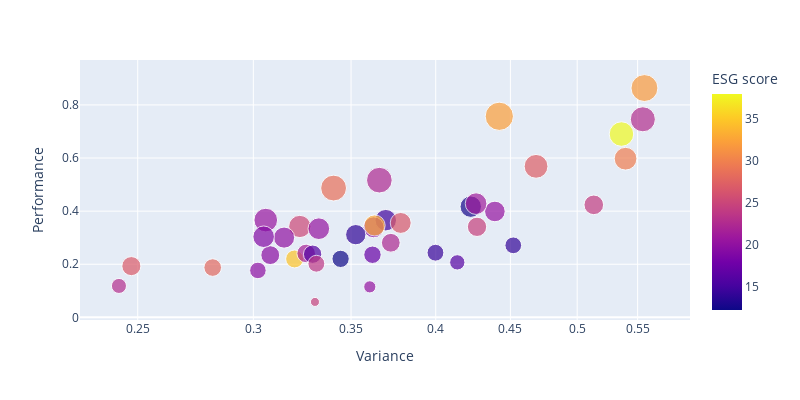

Here is the notebook cell this chart was saved with:
### Code cell
fig = px.scatter(df, x="Variance", y="Performance",
	         size="Sharpe Ratio", color="ESG score",
                 hover_name="Sector", log_x=True,width=800, height=400)

fig.show()

### Figure 1 — Plotly figure (JSON) as saved in the notebook; plotly's stock layout.template omitted (floating-point values rounded to 4 significant figures)
{"data": [{"hovertemplate": "<b>%{hovertext}</b><br><br>Variance=%{x}<br>Performance=%{y}<br>Sharpe Ratio=%{marker.size}<br>ESG score=%{marker.color}<extra></extra>", "hovertext": ["Industrial Conglomerates", "Machinery", "Healthcare", "Pharmaceuticals", "Software & Services", "Food Products", "Retailing", "Utilities", "Insurance", "Chemicals", "Real Estate", "Building Products", "Transportation", "Diversified Financials", "Electrical Equipment", "Technology Hardware", "Semiconductors", "Oil & Gas Producers", "Auto Components", "Telecommunication Services", "Containers & Packaging", "Banks", "Aerospace & Defense", "Consumer Services", "Household Products", "Commercial Services", "Food Retailers", "Homebuilders", "Media", "Traders & Distributors", "Automobiles", "Diversified Metals", "Consumer Durables", "Energy Services", "Paper & Forestry", "Construction & Engineering", "Refiners & Pipelines", "Precious Metals", "Textiles & Apparel", "Steel"], "legendgroup": "", "marker": {"color": [34.66, 25.27, 21.81, 19.68, 17.3, 26.84, 14.76, 27.96, 20.34, 26.63, 12.26, 20.09, 22.36, 19.18, 20.54, 14.0, 20.32, 38.01, 12.56, 24.69, 15.94, 24.62, 33.02, 24.28, 22.91, 19.12, 19.79, 21.23, 16.19, 22.42, 29.79, 31.94, 14.42, 22.87, 23.82, 28.7, 27.18, 20.33, 14.12, 32.25], "coloraxis": "coloraxis", "size": [0.6871, 1.06, 0.7384, 0.7608, 0.6513, 0.7798, 0.9899, 0.6667, 1.004, 0.9395, 0.6399, 0.9538, 0.7538, 0.9352, 1.197, 0.8832, 0.9082, 1.288, 0.9861, 0.1758, 0.7221, 0.7985, 0.9529, 0.8256, 0.4878, 0.9957, 0.585, 1.005, 0.5006, 1.412, 1.107, 1.553, 0.6089, 1.345, 0.6093, 1.43, 1.214, 0.3187, 0.6001, 1.712], "sizemode": "area", "sizeref": 0.004281, "symbol": "circle"}, "mode": "markers", "name": "", "orientation": "v", "showlegend": false, "type": "scatter", "x": [0.3202, 0.3228, 0.3261, 0.3081, 0.362, 0.2475, 0.3697, 0.2814, 0.3326, 0.3785, 0.3443, 0.3149, 0.3726, 0.3627, 0.3059, 0.3526, 0.4391, 0.5362, 0.4227, 0.3306, 0.3294, 0.4269, 0.3633, 0.5132, 0.2427, 0.3049, 0.3022, 0.4263, 0.4138, 0.366, 0.5396, 0.5559, 0.3998, 0.5545, 0.3314, 0.3405, 0.4686, 0.3605, 0.452, 0.4422], "xaxis": "x", "y": [0.22, 0.3423, 0.2408, 0.2344, 0.2358, 0.193, 0.366, 0.1876, 0.3339, 0.3556, 0.2203, 0.3004, 0.2809, 0.3392, 0.3663, 0.3114, 0.3988, 0.6904, 0.4169, 0.05813, 0.2379, 0.3409, 0.3462, 0.4237, 0.1184, 0.3036, 0.1768, 0.4282, 0.2072, 0.5167, 0.5975, 0.8635, 0.2435, 0.7459, 0.2019, 0.487, 0.5687, 0.1149, 0.2713, 0.7572], "yaxis": "y"}], "layout": {"coloraxis": {"colorbar": {"title": {"text": "ESG score"}}, "colorscale": [[0, "#0d0887"], [0.1111, "#46039f"], [0.2222, "#7201a8"], [0.3333, "#9c179e"], [0.4444, "#bd3786"], [0.5556, "#d8576b"], [0.6667, "#ed7953"], [0.7778, "#fb9f3a"], [0.8889, "#fdca26"], [1, "#f0f921"]]}, "height": 400, "legend": {"itemsizing": "constant", "tracegroupgap": 0}, "margin": {"t": 60}, "width": 800, "xaxis": {"anchor": "y", "autorange": true, "domain": [0, 1], "range": [-0.6417, -0.2236], "title": {"text": "Variance"}, "type": "log"}, "yaxis": {"anchor": "x", "autorange": true, "domain": [0, 1], "range": [-0.009897, 0.9691], "title": {"text": "Performance"}, "type": "linear"}}}
